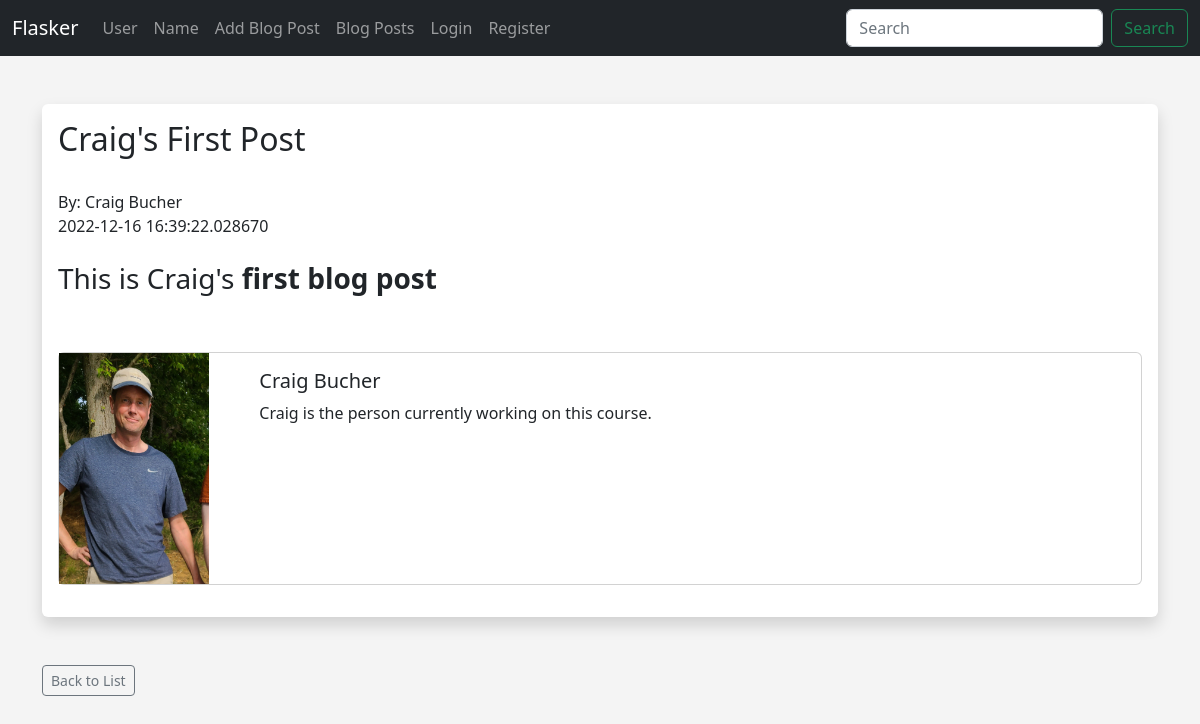
/posts/1, run on the app's committed database.
### models.py (models this page shows, shortened)
class Posts(db.Model):
    id = db.Column(db.Integer, primary_key=True)
    title = db.Column(db.String(255))
    content = db.Column(db.Text)
    date_posted = db.Column(db.DateTime, default=datetime.utcnow)
    slug = db.Column(db.String(255)) # way to reference post in URL other than just using ID
    poster_id = db.Column(db.Integer, db.ForeignKey('users.id'))

class Users(db.Model, UserMixin):
    id = db.Column(db.Integer, primary_key=True) # gets assigned automatically, since primary key
    username = db.Column(db.String(20), nullable=False)
    name = db.Column(db.String(200), nullable=False) # max length=200, cannot be blank
    email = db.Column(db.String(120), nullable=False, unique=True) # must be unique
    date_added = db.Column(db.DateTime, default=datetime.utcnow)
    favorite_color = db.Column(db.String(120))
    about_author = db.Column(db.Text(500), nullable=True)
    profile_pic = db.Column(db.String(), nullable=True)
    password_hash = db.Column(db.String(128))
    is_superuser = db.Column(db.Boolean, default=False, nullable=False)
    posts = db.relationship('Posts', backref='poster')
    @property
    def password(self):
        raise AttributeError('Password is not a readable attribute!') # shows error if something goes wrong

### app.py (the view)
@app.route('/posts/<int:id>')
def post(id):
    post = Posts.query.get_or_404(id)
    return render_template('post.html', post=post)

### forms.py
class SearchForm(FlaskForm):
	searched = StringField("Searched", validators=[DataRequired()])
	submit = SubmitField("Submit")

### app.py (called while the page is built)
@app.context_processor
def base(): # caled base because passing into 'base.html', but could be called anything
	form = SearchForm()
	return dict(form=form)

### templates/post.html (shortened to what this page needs)
{% extends 'base.html' %}
{% block content %}
<div class="shadow p-3 mb-5 bg-body rounded">
    <h2>{{ post.title }}</h2><br/>
    By: {{ post.poster.name }}<br/>
    {{ post.date_posted }}<br/><br/>
    {{ post.content|safe }}<br/><br/>
    <div class="card mb-3">
      <div class="row no-gutters">
        <div class="col-md-2">
          {% if post.poster.profile_pic %}
            <img src="{{ url_for('static', filename='images/' + post.poster.profile_pic)}}" width="150" align="left">
          {% else %}
            <img src="{{ url_for('static', filename='images/default_profile_pic.png')}}" width="150" align="left">
          {% endif %}
        </div>
        <div class="col-md-10">
          <div class="card-body">
            <h5 class="card-title">
              {{ post.poster.name }}
            </h5>
            <p class="card-text">
              {% if post.poster.about_author %}
                {{ post.poster.about_author }}
              {% else %}
                Author has no about profile yet...
              {% endif %}
            </p>
          </div>
        </div>
      </div>
    </div>
</div>
<a href="{{ url_for('posts') }}" class="btn btn-outline-secondary btn-sm">Back to List</a>
{% endblock %}

### static/css/style.css (style rules this page uses)
body { background: #f4f4f4; }

### data on the page
Posts: title "Craig's First Post", date_posted "2022-12-16 16:39:22.028670", content "This is Craig's first blog post"
Users: poster.name "Craig Bucher", profile_pic (picture), poster.about_author "Craig is the person currently working on this course."
